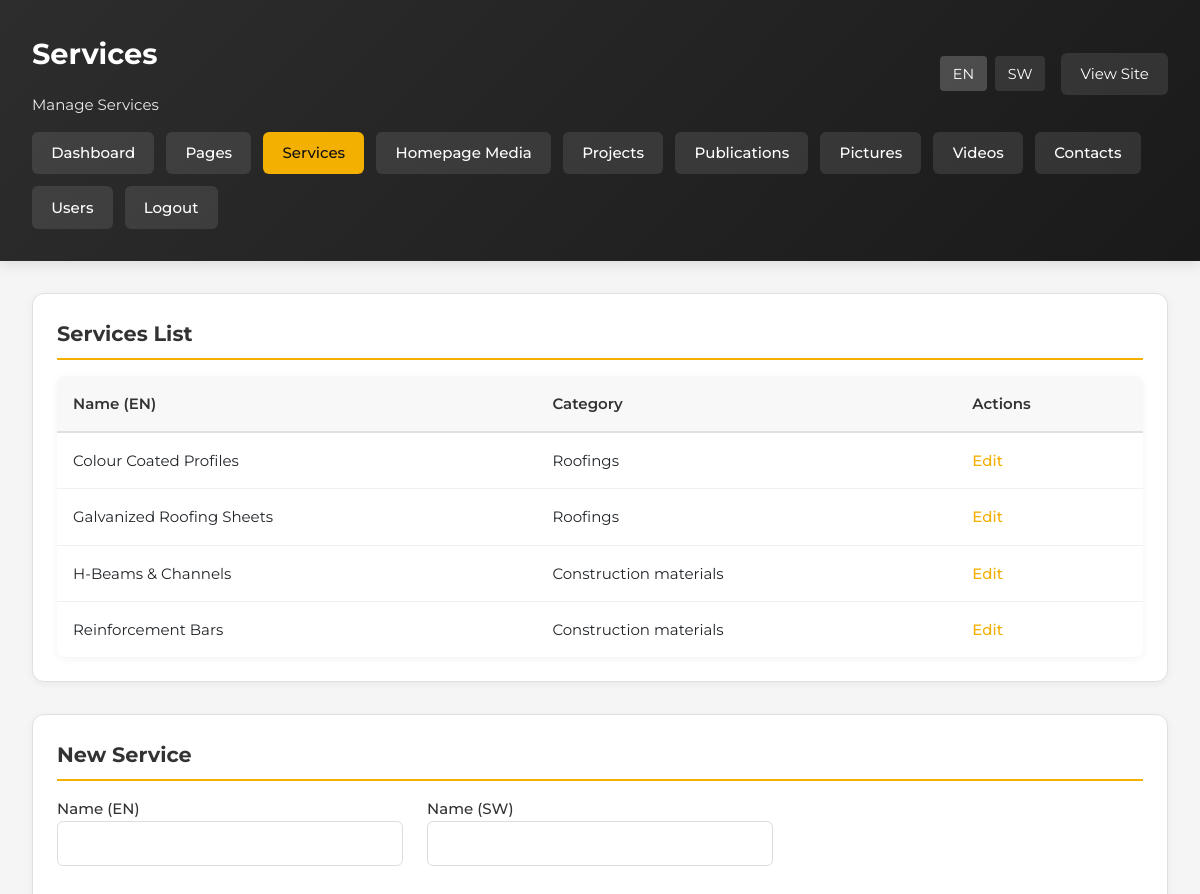
Before: /admin/services.php (signed in, upper part) with the older database file.
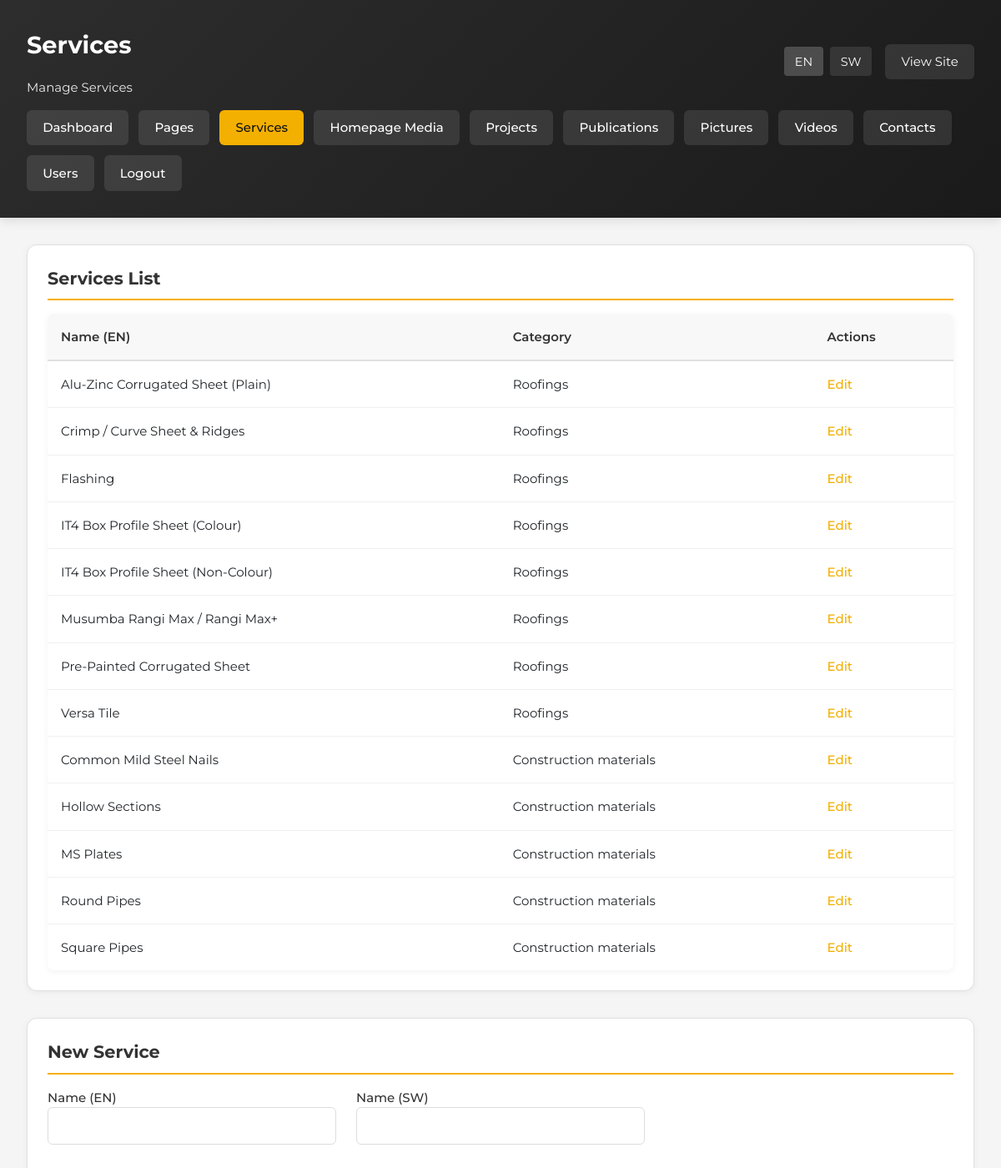
After: the same page with the newer database file.
### tables this page shows
CREATE TABLE IF NOT EXISTS services (
    id INT AUTO_INCREMENT PRIMARY KEY,
    category ENUM('roofings','construction-materials') NOT NULL,
    name_en VARCHAR(255) NOT NULL,
    name_sw VARCHAR(255) NOT NULL,
    description_en TEXT,
    description_sw TEXT,
    created_at TIMESTAMP DEFAULT CURRENT_TIMESTAMP
);

### includes/helpers.php (called while the page is built, shortened)
<?php
require_once __DIR__ . '/../config/config.php';
function currentLang(): string
{
    return $_SESSION['lang'] ?? 'en';
}
function t(string $key): string
{
    static $dictionary;
    if ($dictionary === null) {
        $dictionary = include __DIR__ . '/translations.php';
    }
    $lang = currentLang();
    return $dictionary[$key][$lang] ?? $key;
}
function getServices(string $category = null): array
{
    if (!$category) {
        $result = query('SELECT * FROM services ORDER BY category, name_en');
        return $result ? $result->fetch_all(MYSQLI_ASSOC) : [];
    }
    $aliases = [
        'residential-roofing' => ['residential-roofing', 'roofings'],
        'industrial-roofing' => ['industrial-roofing'],
        'pipes-tubes' => ['pipes-tubes', 'construction-materials'],
        'flashings' => ['flashings'],
        'coated-steel' => ['coated-steel', 'residential-roofing'],
        'roofings' => ['residential-roofing', 'roofings'],
        'construction-materials' => ['pipes-tubes', 'construction-materials'],
    ];
    $cats = $aliases[$category] ?? [$category];
    $placeholders = implode(',', array_fill(0, count($cats), '?'));
    $result = query("SELECT * FROM services WHERE category IN ($placeholders) ORDER BY name_en", $cats);
    return $result ? $result->fetch_all(MYSQLI_ASSOC) : [];
}

### config/config.php (called while the page is built, shortened)
<?php
function db(): mysqli
{
    static $connection;
    if ($connection instanceof mysqli) {
        return $connection;
    }
    $connection = new mysqli(DB_HOST, DB_USER, DB_PASS, DB_NAME);
    $connection->set_charset('utf8mb4');
    return $connection;
}
function query(string $sql, array $params = [])
{
    $connection = db();
    if (!$params) {
        return $connection->query($sql);
    }
    $stmt = $connection->prepare($sql);
    $types = '';
    $values = [];
    $stmt->bind_param($types, ...$values);
    $stmt->execute();
    return $stmt->get_result();
}

### admin/services.php (the view, shortened to what the changed rows need)
<?php
require_once __DIR__ . '/../includes/helpers.php';
$lang = currentLang();
$services = getServices();
$editing = null;
?>
<!DOCTYPE html>
<html lang="<?= $lang === 'sw' ? 'sw' : 'en'; ?>">
<head>
    <link rel="stylesheet" href="../assets/css/style.css">
</head>
<body>
    <div class="admin-header">
        <div class="user-info">
            <div>
                <h1><?= t('admin.services'); ?></h1>
            </div>
        </div>
    </div>
    <div class="admin-layout">
        <section class="dashboard-section">
            <h2><?= t('admin.services_list'); ?></h2>
        <table>
            <thead>
                <tr>
                        <th><?= t('admin.name_en'); ?></th>
                        <th><?= t('admin.category'); ?></th>
                        <th><?= t('admin.actions'); ?></th>
                </tr>
            </thead>
            <tbody>
                    <?php if (empty($services)): ?>
                        <tr>
                            <td colspan="3" style="text-align: center; color: #999; padding: 2rem;">
                                <?= t('admin.no_services'); ?>
                            </td>
                        </tr>
                    <?php else: ?>
                <?php foreach ($services as $service): ?>
                    <tr>
                        <td><?= htmlspecialchars($service['name_en']); ?></td>
                                <td><?= htmlspecialchars(ucfirst(str_replace('-', ' ', $service['category']))); ?></td>
                                <td><a href="?lang=<?= $lang; ?>&id=<?= $service['id']; ?>"><?= t('admin.edit'); ?></a></td>
                    </tr>
                <?php endforeach; ?>
                    <?php endif; ?>
            </tbody>
        </table>
        </section>
        <section class="dashboard-section">
            <h2><?= $editing ? t('admin.edit_service') : t('admin.new_service'); ?></h2>
        </section>
    </div>
</body>
</html>

Changed rows visible on the page:
changed services: name_en "Galvanized Roofing Sheets" → "Alu-Zinc Corrugated Sheet (Plain)"; moves up the list
added services: name_en "Crimp / Curve Sheet & Ridges", category "Roofings"
added services: name_en "Flashing", category "Roofings"
changed services: name_en "Reinforcement Bars" → "IT4 Box Profile Sheet (Colour)"; category "Construction materials" → "Roofings"; moves up the list
changed services: name_en "H-Beams & Channels" → "IT4 Box Profile Sheet (Non-Colour)"; category "Construction materials" → "Roofings"; moves down the list
added services: name_en "Musumba Rangi Max / Rangi Max+", category "Roofings"
changed services: name_en "Colour Coated Profiles" → "Pre-Painted Corrugated Sheet"
added services: name_en "Versa Tile", category "Roofings"
added services: name_en "Common Mild Steel Nails", category "Construction materials"
added services: name_en "Hollow Sections", category "Construction materials"
added services: name_en "MS Plates", category "Construction materials"
added services: name_en "Round Pipes", category "Construction materials"
added services: name_en "Square Pipes", category "Construction materials"
